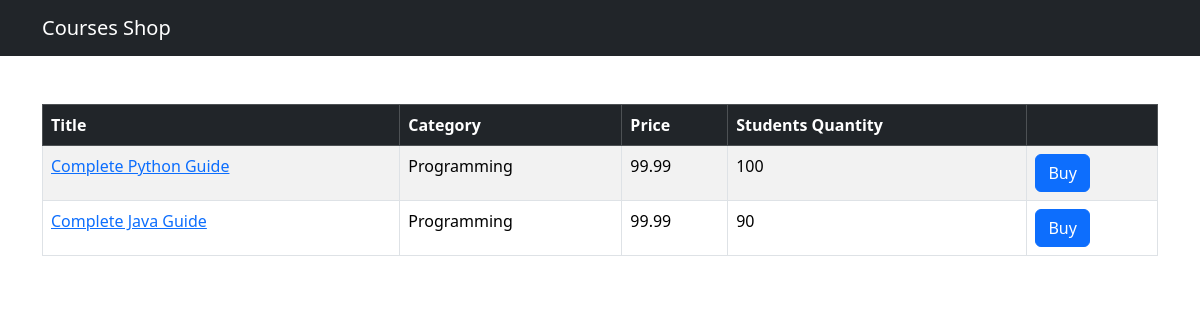
The app's page /shop/, older data.
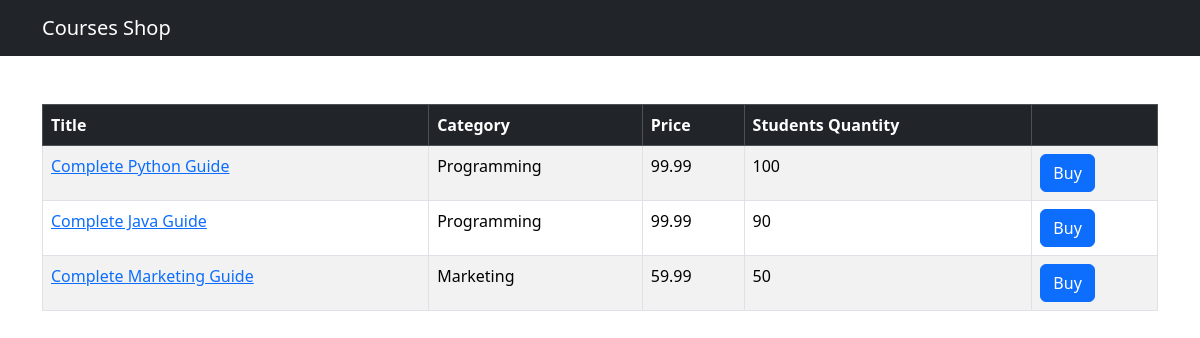
The same page, newer data.
### shop/models.py (models this page shows, shortened)
class Course(models.Model):
    title = models.CharField(max_length=300)
    price = models.FloatField()
    students_qty = models.IntegerField()
    reviews_qty = models.IntegerField()
    category = models.ForeignKey(Category, on_delete=models.CASCADE)
    created_at = models.DateTimeField(default=timezone.now)

class Category(models.Model):
    title = models.CharField(max_length=255)
    created_at = models.DateTimeField(default=timezone.now)
    def __str__(self):
        return self.title

### shop/views.py (the view)
# urls.py: path('', views.index, name='index'),
def index(request):
    courses = Course.objects.all()
    return render(request, 'shop/courses.html', {'courses': courses})

### templates/shop/courses.html (shortened to what this page needs)
{% extends "base.html" %}
{% block content %}
<table class="table mt-5 table-bordered table-striped table-hover">
  <thead class="table-dark">
    <tr>
      <th>Title</th>
      <th>Category</th>
      <th>Price</th>
      <th>Students Quantity</th>
      <th></th>
    </tr>
  </thead>
  <tbody>
    {% for course in courses %}
    <tr>
      <td>
        <a href={% url "shop:single_course" course.id%}>{{course.title}}</a>
      </td>
      <td>{{course.category}}</td>
      <td>{{course.price}}</td>
      <td>{{course.students_qty}}</td>
      <td><button class="btn btn-primary">Buy</button></td>
    </tr>
    {% endfor %}
  </tbody>
</table>
{% endblock %}

Row changes from the older to the newer data that the page shows:
added Course: title "Complete Marketing Guide", category "Marketing", price "59.99", students_qty "50"
